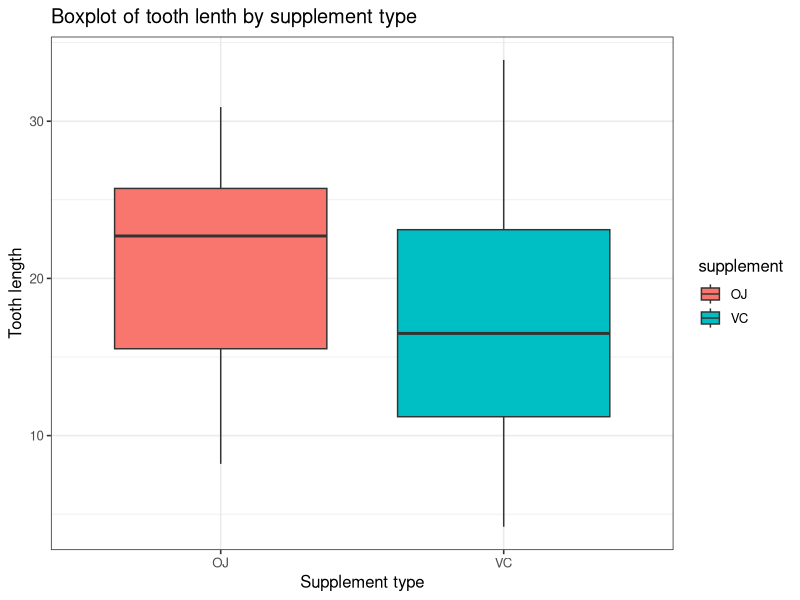
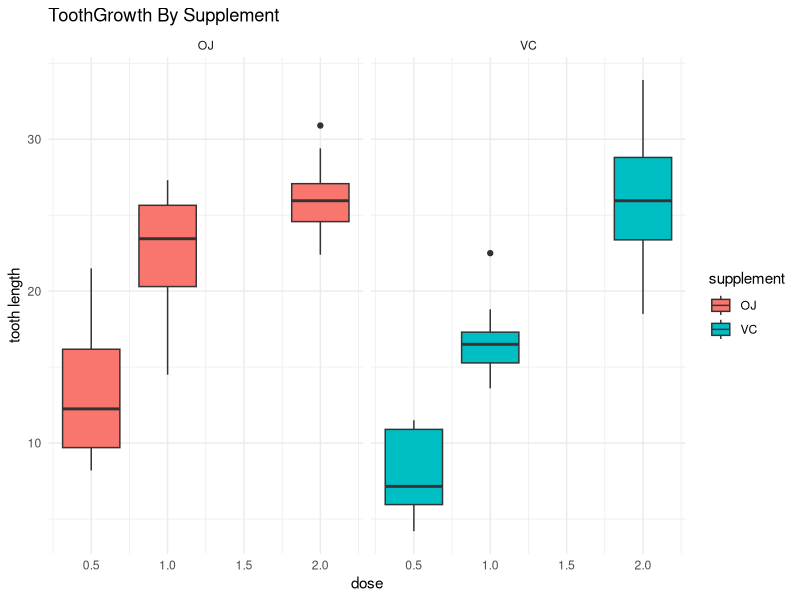
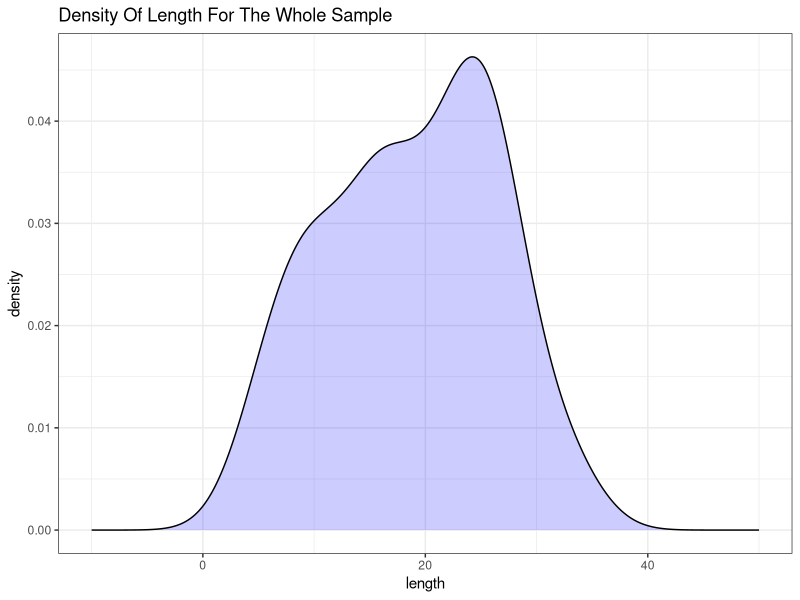
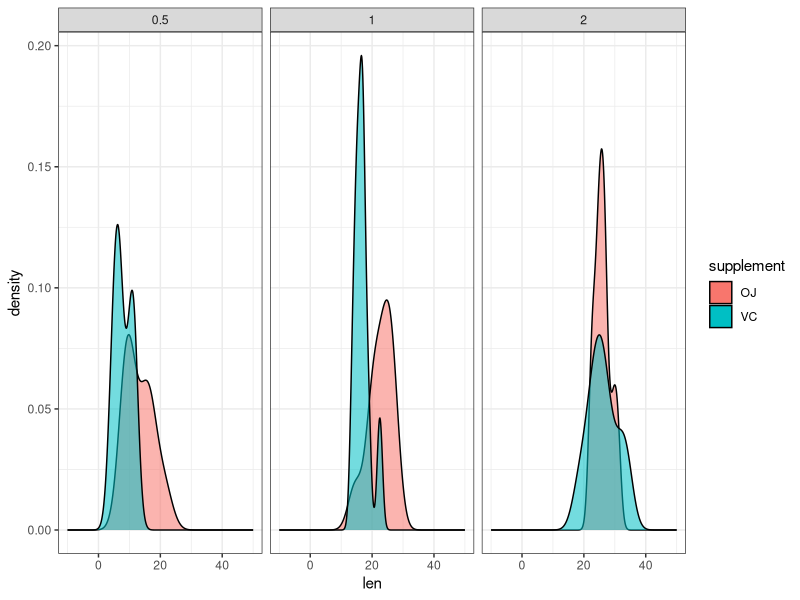
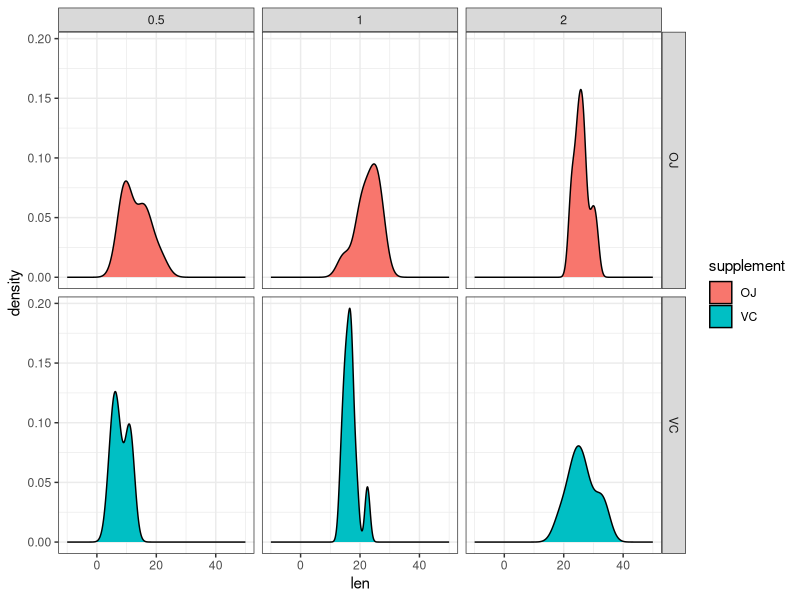

These charts were generated, in order, by the following R code:
## ---- chunk 1
str(ToothGrowth)
## ---- chunk 2
head(ToothGrowth)
## ---- chunk 3
tail(ToothGrowth)
## ---- chunk 4
library(ggplot2)
g <- ggplot(data = ToothGrowth, aes(x = supp,y = len)) +
        geom_boxplot(aes(fill = supp)) +
        xlab("Supplement type") +
        ylab("Tooth length") + 
        ggtitle("Boxplot of tooth lenth by supplement type ") + theme_bw(base_size = 12)
g <- g + scale_fill_discrete(name = "supplement")
g
## ---- chunk 5
g <- ggplot(data = ToothGrowth,aes(x = dose,fill = supp))
g <- g + geom_boxplot(aes(y = len,group = dose))
g <- g + facet_grid(. ~ supp) + ggtitle("ToothGrowth By Supplement")
g <- g + theme_minimal() + xlab("dose") + ylab("tooth length") + labs(fill = "supplement")
g
## ---- chunk 6
g <- ggplot(data = ToothGrowth,aes(len))
g <- g + geom_density(stat = "density",position = "identity",fill = rgb(0,0,1,.2))
g <- g + xlim(c(-10,50)) + theme_bw() + labs(x = "length") + ggtitle("Density Of Length For The Whole Sample")
g
## ---- chunk 7
g <- ggplot(data = ToothGrowth,aes(len,fill = supp,alpha = .25))
g <- g + geom_density(stat = "density",position = "identity") + theme_bw() + guides(alpha = "none")
g <- g + facet_grid(. ~ dose) + xlim(c(-10,50)) + scale_fill_discrete(name = "supplement")
g
## ---- chunk 8
g <- ggplot(data = ToothGrowth,aes(len,fill = supp))
g <- g + geom_density(stat = "density",position = "identity")
g <- g + facet_grid(supp ~ dose) + xlim(c(-10,50)) + theme_bw() + scale_fill_discrete(name = "supplement")
g
## ---- chunk 9
t.test(ToothGrowth$len,alternative = "greater")
## ---- chunk 10
t.test(ToothGrowth$len[ToothGrowth$supp == "OJ"],ToothGrowth$len[ToothGrowth$supp == "VC"],
       var.equal = TRUE,alternative = "greater",type = "two.sample",alpha = 0.05)
## ---- chunk 11
boot_vec <- vector(mode = "numeric",length = 1e4)
for (ii in 1:1e4) {
  boot_A <- sample(ToothGrowth$len[ToothGrowth$supp == "OJ"],size = 30,replace = TRUE)
  boot_B <- sample(ToothGrowth$len[ToothGrowth$supp == "VC"],size = 30,replace = TRUE)
  if (median(boot_B) > median(boot_A)) {
    boot_vec[ii] <- 1
  }
}
mean(boot_vec)
## ---- chunk 12
mu <- mean(ToothGrowth$len[ToothGrowth$supp == "OJ"] - ToothGrowth$len[ToothGrowth$supp == "VC"])
perm_vec <- vector(mode = "numeric",length = 1e4)
for (ii in 1:1e4) {
  label_perms <- sample(ToothGrowth$supp)
  perm_vec[ii] <- mean(ToothGrowth$len[label_perms == "OJ"] - ToothGrowth$len[label_perms == "VC"])
}
mean(perm_vec > mu)
